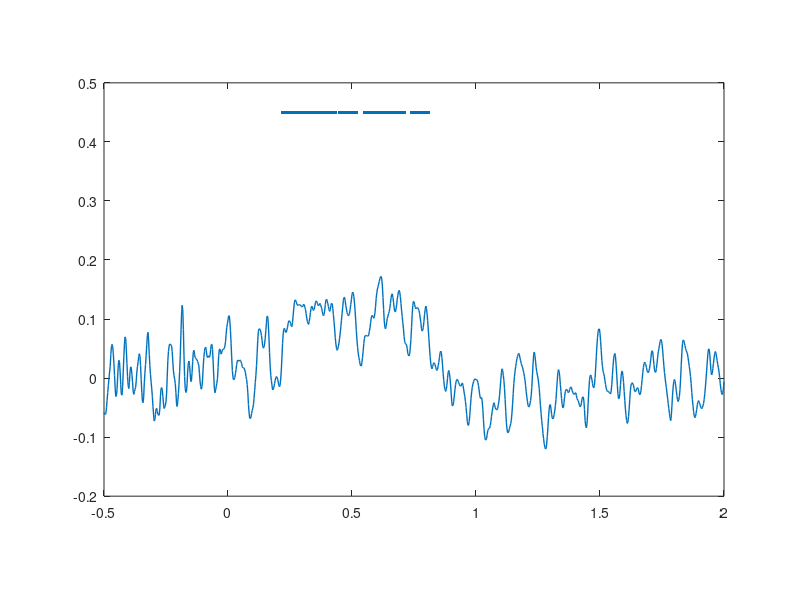

MATLAB code to generate this figure: (Note: this script raises an error after producing the figure.)
% FIGURE 3 - supplement1-3 
%computes the correlations between the 40x40 group-average fMRI RDM and
% the 40x40 group-average MEG RDM.

clear; clc
addpath('./helper functions')
load('./Data/Fusion_MEG-MRI_Correlation.mat');
load('./Data/Fusion_MEG-MRI_Correlation_ClusterInference.mat')
ROIs = fieldnames(AvgRho);
PlotLabels = {'V1', 'V2', 'V3', 'V4', 'face', 'animal', 'house', 'object', ...
     'L IPS', 'R IPS',  'aPCC', 'L aInsula', 'R aInsula',  'R IFJ', 'L MFG', 'R MFG','R OFC',...
    'L AG', 'R AG', 'mPFC', 'PCC', 'L SFG', 'R SFG', 'L STG','R STG'};
times = -0.5:0.0025:2;

%%
for r = 1:length(PlotLabels)
    
    figure(r)  
    plot(times, AvgRho.(ROIs{r}), 'LineWidth', 1, 'Color', [0 0.4470 0.7410])
    hold on
  
    if any(times(ClusterInference.(ROIs{r}).SigTimePoint_SumPos==1))
        sig_time = times(ClusterInference.(ROIs{r}).SigTimePoint_SumPos==1);
        plot(sig_time, 0.45, 'Marker', 's',...
            'Markersize', 2, 'MarkerFaceColor', [0 0.4470 0.7410], 'MarkerEdge', 'none');
    end
     
    ax = gca;
    pbaspect([1.5 1 1])
    ax.YLim = [-0.2 0.5];
    plot(times, zeros(1, length(times)), 'LineWidth', 1, 'Color', 'k', 'LineStyle', '--')
    line([0 0], ylim, 'Color', 'k')
    box off
    ylabel('Spearman''s rho', 'FontSize', 10, 'Fontweight', 'normal')
    xlabel('Time (s) relative to stimulus onset', 'FontSize', 10, 'Fontweight', 'normal')
    title(PlotLabels{r})
end